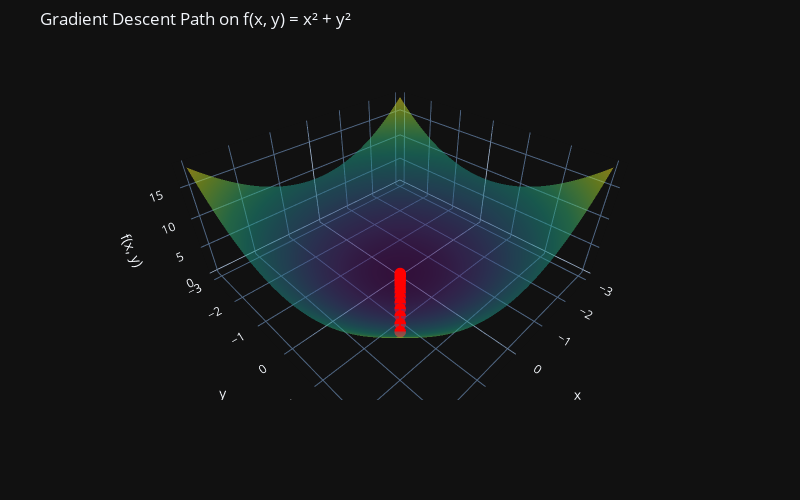

Notebook source saved alongside this figure:
### Code cell
# Extract x, y, and z = f(x, y) from history
x_path = [w[0] for w in history]
y_path = [w[1] for w in history]
z_path = [objective_fn(w) for w in history]

# Surface for f(x, y)
X = np.linspace(-3, 3, 100)
Y = np.linspace(-3, 3, 100)
X, Y = np.meshgrid(X, Y)
Z = X**2 + Y**2

# Create the 3D plot
fig = go.Figure()

# Function surface
fig.add_trace(go.Surface(
    z=Z, x=X, y=Y,
    colorscale='Viridis',
    opacity=0.5,
    showscale=False,
    name='Surface'))

# Descent path
fig.add_trace(go.Scatter3d(
    x=x_path,
    y=y_path,
    z=z_path,
    mode='lines+markers',
    line=dict(color='red', width=4),
    marker=dict(size=4, color='red'),
    name='Gradient Descent Path'
))

# Layout
fig.update_layout(
    title='Gradient Descent Path on f(x, y) = x² + y²',
    scene=dict(
        xaxis_title='x',
        yaxis_title='y',
        zaxis_title='f(x, y)',
        aspectmode='manual',  # Set fixed aspect ratio
        aspectratio=dict(x=1.5, y=1.5, z=0.7)  # Tweak this for better visuals
    ),
    autosize=False,
    width=800,
    height=500,
    margin=dict(l=0, r=0, b=100, t=50)
)

fig.show()

### Figure 1 — Plotly figure (JSON) as saved in the notebook; plotly's stock layout.template omitted (floating-point values rounded to 4 significant figures; data arrays with more than 128 entries replaced by an {"elided": "..."} marker saying what was removed)
{"data": [{"colorscale": [[0.0, "#440154"], [0.1111, "#482878"], [0.2222, "#3e4989"], [0.3333, "#31688e"], [0.4444, "#26828e"], [0.5556, "#1f9e89"], [0.6667, "#35b779"], [0.7778, "#6ece58"], [0.8889, "#b5de2b"], [1.0, "#fde725"]], "name": "Surface", "opacity": 0.5, "showscale": false, "x": {"elided": "100x100 float values"}, "y": {"elided": "100x100 float values"}, "z": {"elided": "100x100 float values"}, "type": "surface"}, {"line": {"color": "red", "width": 4}, "marker": {"color": "red", "size": 4}, "mode": "lines+markers", "name": "Gradient Descent Path", "x": [2.0, 1.6, 1.28, 1.024, 0.8192, 0.6554, 0.5243, 0.4194, 0.3355, 0.2684, 0.2147, 0.1718, 0.1374, 0.11, 0.08796, 0.07037, 0.05629, 0.04504, 0.03603, 0.02882, 0.02306, 0.01845, 0.01476, 0.01181, 0.009445, 0.007556, 0.006045, 0.004836, 0.003869, 0.003095, 0.002476], "y": [2.0, 1.6, 1.28, 1.024, 0.8192, 0.6554, 0.5243, 0.4194, 0.3355, 0.2684, 0.2147, 0.1718, 0.1374, 0.11, 0.08796, 0.07037, 0.05629, 0.04504, 0.03603, 0.02882, 0.02306, 0.01845, 0.01476, 0.01181, 0.009445, 0.007556, 0.006045, 0.004836, 0.003869, 0.003095, 0.002476], "z": [8.0, 5.12, 3.277, 2.097, 1.342, 0.859, 0.5498, 0.3518, 0.2252, 0.1441, 0.09223, 0.05903, 0.03778, 0.02418, 0.01547, 0.009904, 0.006338, 0.004056, 0.002596, 0.001662, 0.001063, 0.0006806, 0.0004356, 0.0002788, 0.0001784, 0.0001142, 7.308e-05, 4.677e-05, 2.993e-05, 1.916e-05, 1.226e-05], "type": "scatter3d"}], "layout": {"scene": {"aspectratio": {"x": 1.5, "y": 1.5, "z": 0.7}, "xaxis": {"title": {"text": "x"}}, "yaxis": {"title": {"text": "y"}}, "zaxis": {"title": {"text": "f(x, y)"}}, "aspectmode": "manual"}, "margin": {"l": 0, "r": 0, "b": 100, "t": 50}, "title": {"text": "Gradient Descent Path on f(x, y) = x² + y²"}, "autosize": false, "width": 800, "height": 500}}
